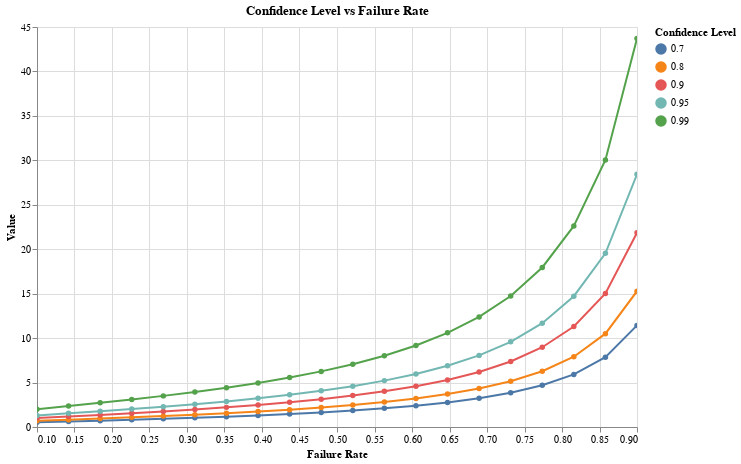

The cell this chart's notebook holds for it:
### Code cell
show_failure_rates()

### Figure 1 — Vega-Lite specification as saved in the notebook (floating-point values rounded to 4 significant figures)
{"config": {"view": {"continuousWidth": 300, "continuousHeight": 300}}, "data": {"name": "data-b0b64234ab054e2b574936e2a7110153"}, "mark": {"type": "line", "point": true}, "encoding": {"color": {"field": "confidence_level", "title": "Confidence Level", "type": "nominal"}, "tooltip": [{"field": "failure_rate", "type": "quantitative"}, {"field": "confidence_level", "type": "quantitative"}, {"field": "value", "type": "quantitative"}], "x": {"field": "failure_rate", "title": "Failure Rate", "type": "quantitative"}, "y": {"field": "value", "title": "Value", "type": "quantitative"}}, "height": 400, "params": [{"name": "param_2", "select": {"type": "interval", "encodings": ["x", "y"]}, "bind": "scales"}], "title": "Confidence Level vs Failure Rate", "width": 600, "$schema": "https://vega.github.io/schema/vega-lite/v5.20.1.json", "datasets": {"data-b0b64234ab054e2b574936e2a7110153": [{"failure_rate": 0.1, "confidence_level": 0.7, "value": 0.5229}, {"failure_rate": 0.1421, "confidence_level": 0.7, "value": 0.617}, {"failure_rate": 0.1842, "confidence_level": 0.7, "value": 0.7117}, {"failure_rate": 0.2263, "confidence_level": 0.7, "value": 0.8103}, {"failure_rate": 0.2684, "confidence_level": 0.7, "value": 0.9154}, {"failure_rate": 0.3105, "confidence_level": 0.7, "value": 1.029}, {"failure_rate": 0.3526, "confidence_level": 0.7, "value": 1.155}, {"failure_rate": 0.3947, "confidence_level": 0.7, "value": 1.295}, {"failure_rate": 0.4368, "confidence_level": 0.7, "value": 1.454}, {"failure_rate": 0.4789, "confidence_level": 0.7, "value": 1.635}, {"failure_rate": 0.5211, "confidence_level": 0.7, "value": 1.847}, {"failure_rate": 0.5632, "confidence_level": 0.7, "value": 2.097}, {"failure_rate": 0.6053, "confidence_level": 0.7, "value": 2.398}, {"failure_rate": 0.6474, "confidence_level": 0.7, "value": 2.769}, {"failure_rate": 0.6895, "confidence_level": 0.7, "value": 3.238}, {"failure_rate": 0.7316, "confidence_level": 0.7, "value": 3.852}, {"failure_rate": 0.7737, "confidence_level": 0.7, "value": 4.692}, {"failure_rate": 0.8158, "confidence_level": 0.7, "value": 5.913}, {"failure_rate": 0.8579, "confidence_level": 0.7, "value": 7.855}, {"failure_rate": 0.9, "confidence_level": 0.7, "value": 11.43}, {"failure_rate": 0.1, "confidence_level": 0.8, "value": 0.699}, {"failure_rate": 0.1421, "confidence_level": 0.8, "value": 0.8249}, {"failure_rate": 0.1842, "confidence_level": 0.8, "value": 0.9514}, {"failure_rate": 0.2263, "confidence_level": 0.8, "value": 1.083}, {"failure_rate": 0.2684, "confidence_level": 0.8, "value": 1.224}, {"failure_rate": 0.3105, "confidence_level": 0.8, "value": 1.376}, {"failure_rate": 0.3526, "confidence_level": 0.8, "value": 1.544}, {"failure_rate": 0.3947, "confidence_level": 0.8, "value": 1.731}, {"failure_rate": 0.4368, "confidence_level": 0.8, "value": 1.943}, {"failure_rate": 0.4789, "confidence_level": 0.8, "value": 2.186}, {"failure_rate": 0.5211, "confidence_level": 0.8, "value": 2.469}, {"failure_rate": 0.5632, "confidence_level": 0.8, "value": 2.803}, {"failure_rate": 0.6053, "confidence_level": 0.8, "value": 3.205}, {"failure_rate": 0.6474, "confidence_level": 0.8, "value": 3.701}, {"failure_rate": 0.6895, "confidence_level": 0.8, "value": 4.328}, {"failure_rate": 0.7316, "confidence_level": 0.8, "value": 5.149}, {"failure_rate": 0.7737, "confidence_level": 0.8, "value": 6.272}, {"failure_rate": 0.8158, "confidence_level": 0.8, "value": 7.905}, {"failure_rate": 0.8579, "confidence_level": 0.8, "value": 10.5}, {"failure_rate": 0.9, "confidence_level": 0.8, "value": 15.28}, {"failure_rate": 0.1, "confidence_level": 0.9, "value": 1.0}, {"failure_rate": 0.1421, "confidence_level": 0.9, "value": 1.18}, {"failure_rate": 0.1842, "confidence_level": 0.9, "value": 1.361}, {"failure_rate": 0.2263, "confidence_level": 0.9, "value": 1.55}, {"failure_rate": 0.2684, "confidence_level": 0.9, "value": 1.751}, {"failure_rate": 0.3105, "confidence_level": 0.9, "value": 1.969}, {"failure_rate": 0.3526, "confidence_level": 0.9, "value": 2.209}, {"failure_rate": 0.3947, "confidence_level": 0.9, "value": 2.477}, {"failure_rate": 0.4368, "confidence_level": 0.9, "value": 2.78}, {"failure_rate": 0.4789, "confidence_level": 0.9, "value": 3.128}, {"failure_rate": 0.5211, "confidence_level": 0.9, "value": 3.532}, {"failure_rate": 0.5632, "confidence_level": 0.9, "value": 4.01}, {"failure_rate": 0.6053, "confidence_level": 0.9, "value": 4.586}, {"failure_rate": 0.6474, "confidence_level": 0.9, "value": 5.295}, {"failure_rate": 0.6895, "confidence_level": 0.9, "value": 6.193}, {"failure_rate": 0.7316, "confidence_level": 0.9, "value": 7.367}, {"failure_rate": 0.7737, "confidence_level": 0.9, "value": 8.974}, {"failure_rate": 0.8158, "confidence_level": 0.9, "value": 11.31}, {"failure_rate": 0.8579, "confidence_level": 0.9, "value": 15.02}, {"failure_rate": 0.9, "confidence_level": 0.9, "value": 21.85}, {"failure_rate": 0.1, "confidence_level": 0.95, "value": 1.301}, {"failure_rate": 0.1421, "confidence_level": 0.95, "value": 1.535}, {"failure_rate": 0.1842, "confidence_level": 0.95, "value": 1.771}, {"failure_rate": 0.2263, "confidence_level": 0.95, "value": 2.016}, {"failure_rate": 0.2684, "confidence_level": 0.95, "value": 2.278}, {"failure_rate": 0.3105, "confidence_level": 0.95, "value": 2.562}, {"failure_rate": 0.3526, "confidence_level": 0.95, "value": 2.874}, {"failure_rate": 0.3947, "confidence_level": 0.95, "value": 3.223}, {"failure_rate": 0.4368, "confidence_level": 0.95, "value": 3.617}, {"failure_rate": 0.4789, "confidence_level": 0.95, "value": 4.069}, {"failure_rate": 0.5211, "confidence_level": 0.95, "value": 4.595}, {"failure_rate": 0.5632, "confidence_level": 0.95, "value": 5.217}, {"failure_rate": 0.6053, "confidence_level": 0.95, "value": 5.967}, {"failure_rate": 0.6474, "confidence_level": 0.95, "value": 6.889}, {"failure_rate": 0.6895, "confidence_level": 0.95, "value": 8.057}, {"failure_rate": 0.7316, "confidence_level": 0.95, "value": 9.585}, {"failure_rate": 0.7737, "confidence_level": 0.95, "value": 11.68}, {"failure_rate": 0.8158, "confidence_level": 0.95, "value": 14.71}, {"failure_rate": 0.8579, "confidence_level": 0.95, "value": 19.54}, {"failure_rate": 0.9, "confidence_level": 0.95, "value": 28.43}, {"failure_rate": 0.1, "confidence_level": 0.99, "value": 2.0}, {"failure_rate": 0.1421, "confidence_level": 0.99, "value": 2.36}, {"failure_rate": 0.1842, "confidence_level": 0.99, "value": 2.722}, {"failure_rate": 0.2263, "confidence_level": 0.99, "value": 3.099}, {"failure_rate": 0.2684, "confidence_level": 0.99, "value": 3.502}, {"failure_rate": 0.3105, "confidence_level": 0.99, "value": 3.938}, {"failure_rate": 0.3526, "confidence_level": 0.99, "value": 4.418}, {"failure_rate": 0.3947, "confidence_level": 0.99, "value": 4.954}, {"failure_rate": 0.4368, "confidence_level": 0.99, "value": 5.561}, {"failure_rate": 0.4789, "confidence_level": 0.99, "value": 6.256}, {"failure_rate": 0.5211, "confidence_level": 0.99, "value": 7.064}, {"failure_rate": 0.5632, "confidence_level": 0.99, "value": 8.02}, {"failure_rate": 0.6053, "confidence_level": 0.99, "value": 9.172}, {"failure_rate": 0.6474, "confidence_level": 0.99, "value": 10.59}, {"failure_rate": 0.6895, "confidence_level": 0.99, "value": 12.39}, {"failure_rate": 0.7316, "confidence_level": 0.99, "value": 14.73}, {"failure_rate": 0.7737, "confidence_level": 0.99, "value": 17.95}, {"failure_rate": 0.8158, "confidence_level": 0.99, "value": 22.62}, {"failure_rate": 0.8579, "confidence_level": 0.99, "value": 30.05}, {"failure_rate": 0.9, "confidence_level": 0.99, "value": 43.71}]}}
